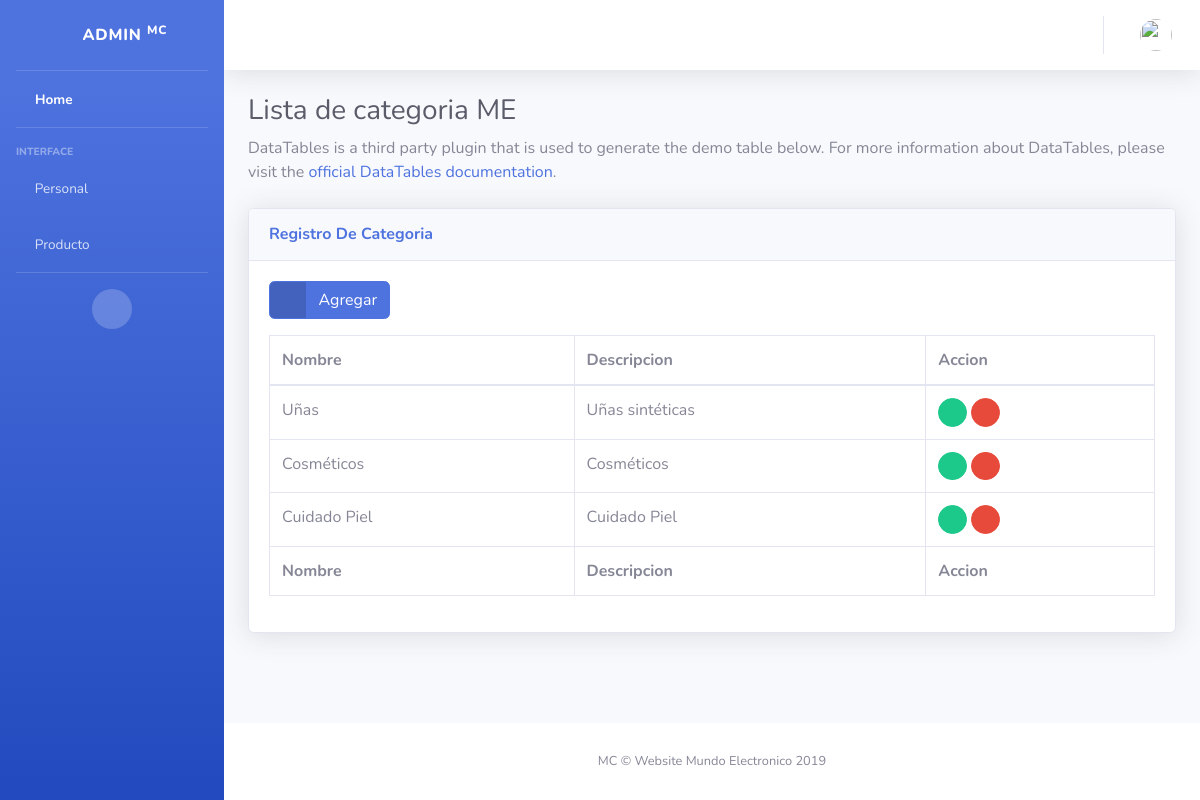
Screenshot of /product/categoryList with the database file from the repository.
### apps/product/models.py (models this page shows, shortened)
class Category(models.Model):
    name = models.CharField(max_length=100, null=True)
    description = models.CharField(max_length=100, null=True)
    class Meta:
        verbose_name = 'Category'
        verbose_name_plural = 'Category'

### apps/product/views.py (the view)
# urls.py: path('categoryList', CategoryList.as_view(), name='category_list'),
class CategoryList(ListView):
    model = Category
    template_name = 'product/category/category_list.html'
    context_object_name = 'category_list'
    queryset = Category.objects.all()

### templates/product/category/category_list.html (shortened to what this page needs)
{% extends 'home/home.html' %}
{% block pageContent %}
    <div class="container-fluid">
        <h1 class="h3 mb-2 text-gray-800">Lista de categoria ME</h1>
        <p class="mb-4">DataTables is a third party plugin that is used to generate the demo table below. For more
            information about DataTables, please visit the <a target="_blank" href="https://datatables.net">official
                DataTables documentation</a>.</p>
    </div>
    {% block category %}
        {% if category_list %}
            <div class="container-fluid">
                <div class="card shadow mb-4">
                    <div class="card-header py-3">
                        <h6 class="m-0 font-weight-bold text-primary">Registro De Categoria</h6>
                    </div>
                    <div class="card-body">
                        <a href="{% url 'product:category_new' %}" class="btn btn-primary btn-icon-split mb-3">
                        <span class="icon text-white-50">
                            <i class="fas fa-plus"></i>
                        </span>
                            <span class="text">Agregar</span>
                        </a>
                        <div class="table-responsive">
                            <table class="table table-bordered table-hover" id="dataTable" width="100%" cellspacing="0">
                                <thead>
                                <tr>
                                    <th>Nombre</th>
                                    <th>Descripcion</th>
                                    <th>Accion</th>
                                </tr>
                                </thead>
                                <tfoot>
                                <tr>
                                    <th>Nombre</th>
                                    <th>Descripcion</th>
                                    <th>Accion</th>
                                </tr>
                                </tfoot>
                                <tbody>
                                {% for category in category_list %}
                                    <tr>
                                        <td>{{ category.name }}</td>
                                        <td>{{ category.description }}</td>
                                        <td>
                                            <a href="{% url 'product:category_update' category.id %}"
                                               class="btn btn-success btn-circle btn-sm">
                                                <i class="fas fa-edit"></i>
                                            </a>
                                            <a href="{% url 'product:category_delete' category.id %}"
                                               class="btn btn-danger btn-circle btn-sm">
                                                <i class="fas fa-trash"></i>
                                            </a>
                                        </td>
                                    </tr>
                                {% endfor %}
                                </tbody>
                            </table>
                        </div>
                    </div>
                </div>
            </div>
        {% endif %}
    {% endblock %}
{% endblock %}

### rows the page displays
Category: name "Uñas", description "Uñas sintéticas"
Category: name "Cosméticos", description "Cosméticos"
Category: name "Cuidado Piel", description "Cuidado Piel"
